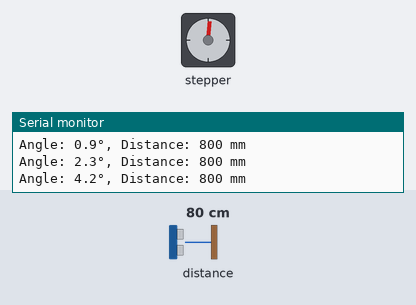
Bench run of a sketch on a simulated Arduino Uno, built with avr-gcc and run on an emulated ATmega328P. Shown: stepper motor, the last lines printed to the serial monitor. Inputs (shaded band) come from the test bench; at power-on: distance to the obstacle 80 cm. Stepper angles assume 2048 steps per turn.

Above: at 1.31 s.
1.8 s: distance to the obstacle set to 250 cm
At 2.17 s:
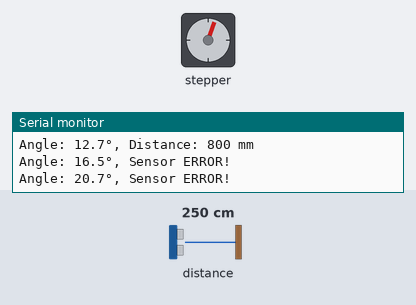
4.8 s: distance to the obstacle set to 2 cm
At 4.99 s:
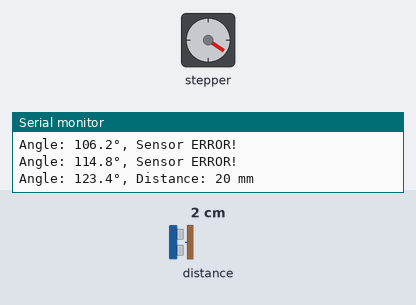
Timing chart, 0 to 16.8 s (numbered marks = the images above; inputs shaded):
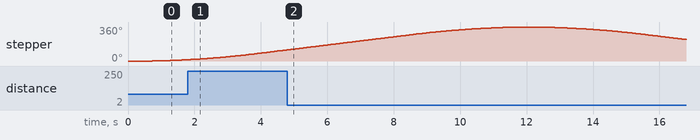

The sketch:

botArdu1.ino
```cpp
#include <Wire.h>
#include <Adafruit_VL53L0X.h>
#include <AccelStepper.h>

// Define stepper motor pins
#define MOTOR_PIN1 8
#define MOTOR_PIN2 9
#define MOTOR_PIN3 10
#define MOTOR_PIN4 11

// Stepper motor settings
const int stepsPerRevolution = 2048;  // Full 360° rotation
const float degreesPerStep = 360.0 / stepsPerRevolution;  // Degrees per step

// Create motor and sensor objects
AccelStepper stepper(AccelStepper::FULL4WIRE, MOTOR_PIN1, MOTOR_PIN3, MOTOR_PIN2, MOTOR_PIN4);
Adafruit_VL53L0X sensor = Adafruit_VL53L0X();

unsigned long previousMillis = 0;
const long interval = 200;  // Sensor reading every 200ms
bool clockwise = true;
int errorCount = 0;

void setup() {
  Serial.begin(9600);
  Wire.begin();

  delay(500);
  if (!sensor.begin()) {
    Serial.println("VL53L0X initialization failed!");
    while (1);
  }
  Serial.println("VL53L0X initialized.");
  sensor.startRangeContinuous();

  stepper.setMaxSpeed(300.0);
  stepper.setAcceleration(100.0);
  stepper.moveTo(stepsPerRevolution);  // Move clockwise first
}

void loop() {
  if (stepper.distanceToGo() == 0) {
    // Change direction when reaching either end
    clockwise = !clockwise;
    if (clockwise) {
      stepper.moveTo(stepper.currentPosition() + stepsPerRevolution);
    } else {
      stepper.moveTo(stepper.currentPosition() - stepsPerRevolution);
    }
  }

  stepper.run();  // Keep motor moving

  unsigned long currentMillis = millis();
  if (currentMillis - previousMillis >= interval) {
    previousMillis = currentMillis;

    VL53L0X_RangingMeasurementData_t measure;
    sensor.rangingTest(&measure, false);

    // Calculate current angle (0-360)
    float currentAngle = (stepper.currentPosition() % stepsPerRevolution) * degreesPerStep;
    if (currentAngle < 0) currentAngle += 360.0;

    if (measure.RangeStatus != 4 && measure.RangeMilliMeter != 8191) {
      Serial.print("Angle: ");
      Serial.print(currentAngle, 1);
      Serial.print("°, Distance: ");
      Serial.print(measure.RangeMilliMeter);
      Serial.println(" mm");
      errorCount = 0;
    } else {
      Serial.print("Angle: ");
      Serial.print(currentAngle, 1);
      Serial.println("°, Sensor ERROR!");
    }
  }
}
```
